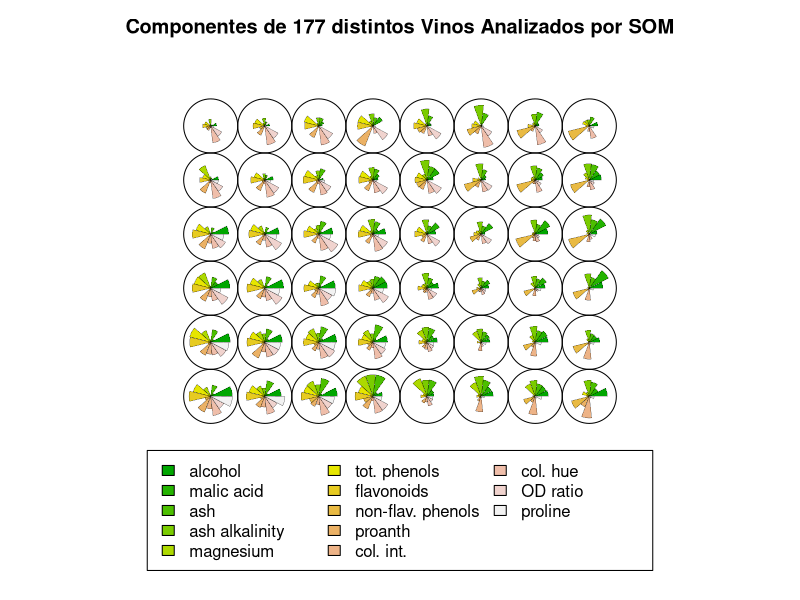

Here is the R script that generated this plot:
## ---- chunk 1
library(kohonen)
library(class)
data(wines)
wines.sc <- scale(wines)
set.seed(123)
wine.som <- som(wines.sc)
plot(wine.som, main = "Componentes de 177 distintos Vinos Analizados por SOM")
